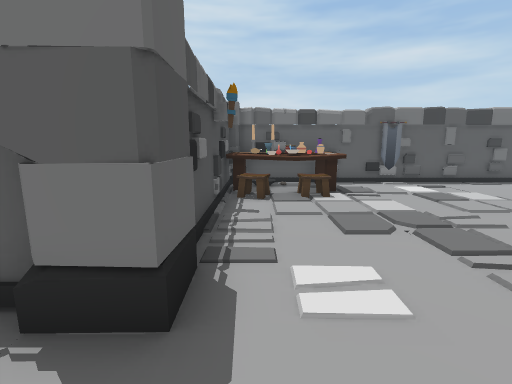
View 1 (above)

17 first-person views from a walk through a Unity game level. The camera is 1.5 m above the floor, tilts 10° down and sees 85° across. The floor is counted in squares, 1 m on a side. Each view is taken from the middle of a square. On the plan, view 1 faces up. The plan holds only what a view shows up to about 14 squares ahead; the rest is blank. The place goes on beyond the plan. The player is left out.

View 2
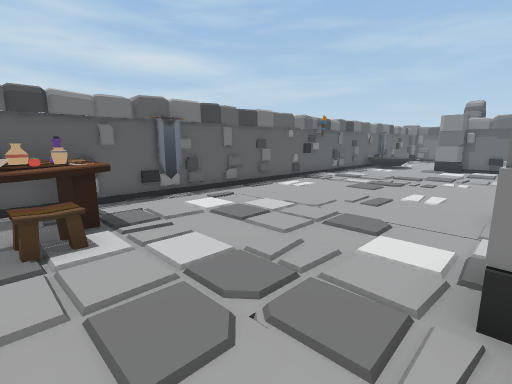

View 3
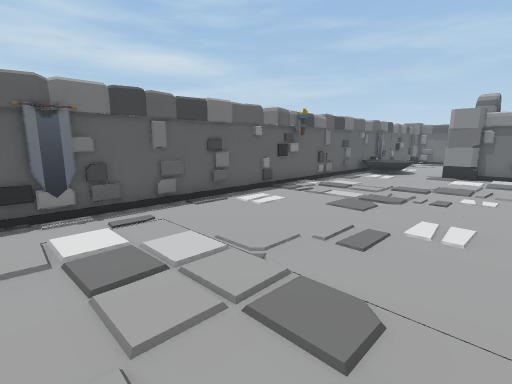

View 4
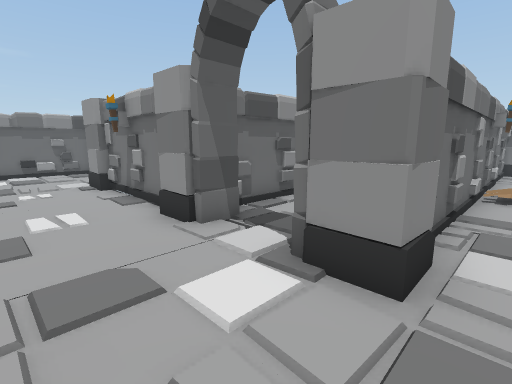

View 5
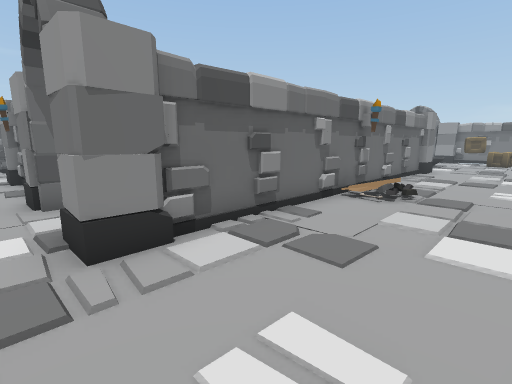

View 6
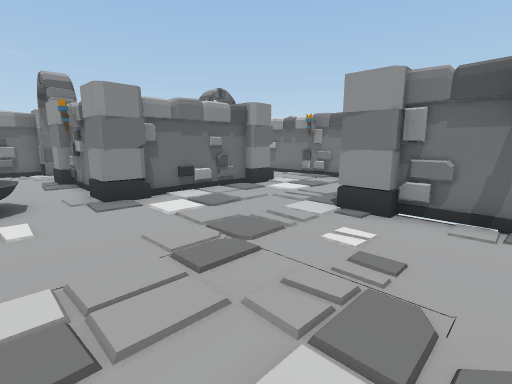

View 7
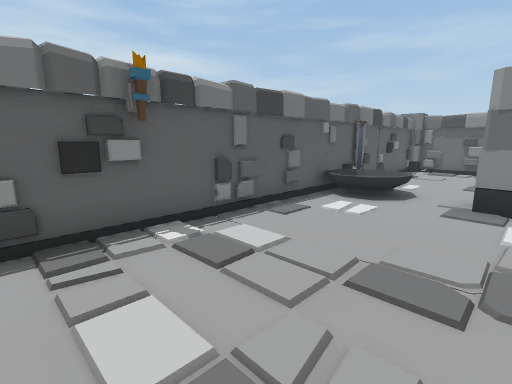

View 8
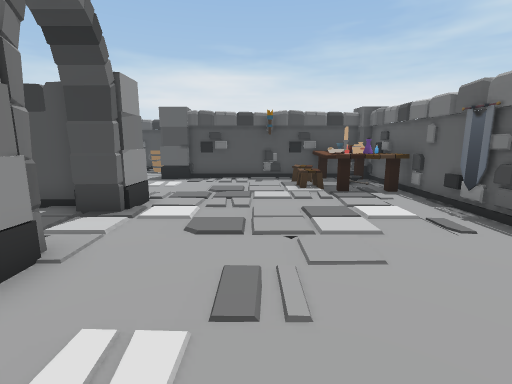

View 9
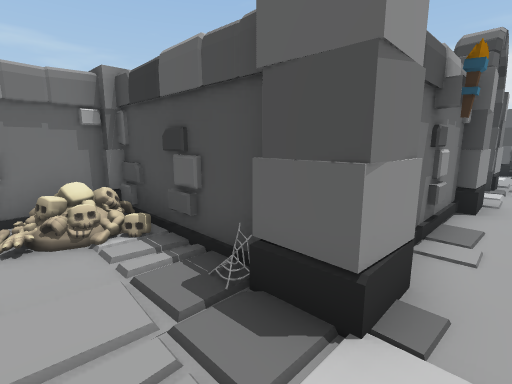

View 10
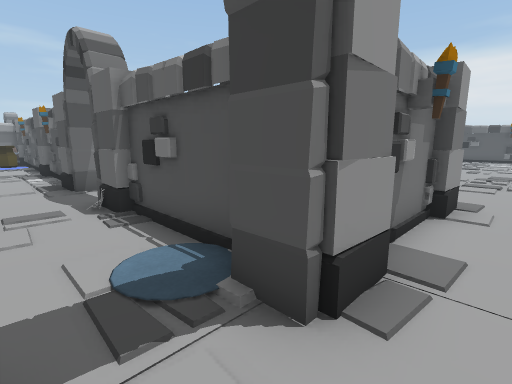

View 11
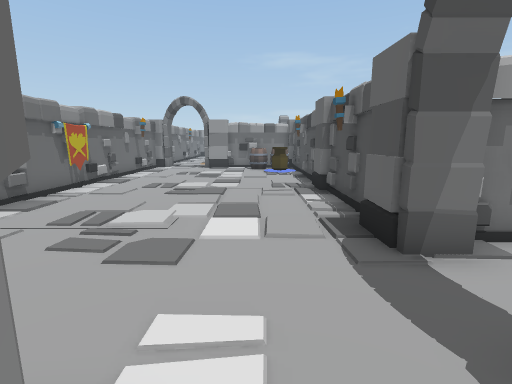

View 12
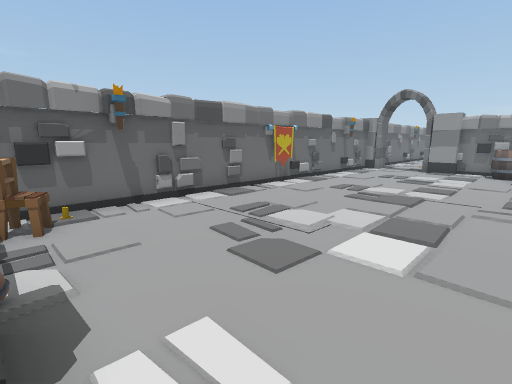

View 13
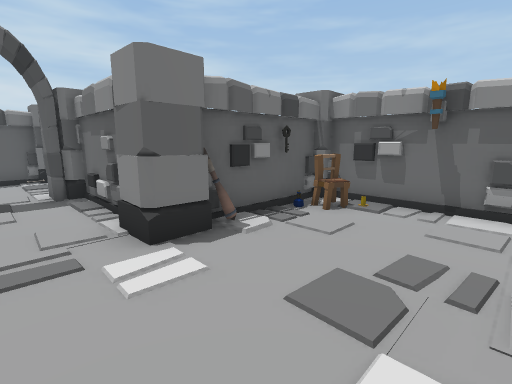

View 14
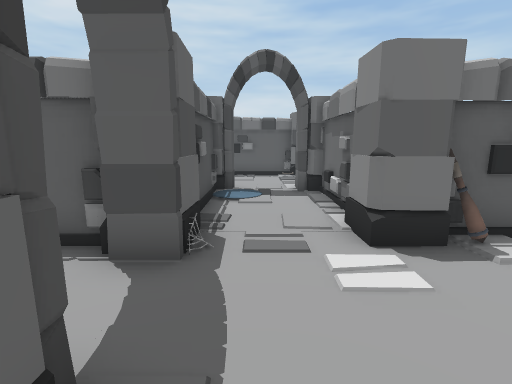

View 15
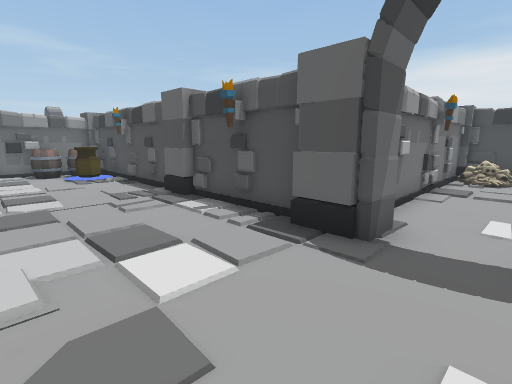

View 16
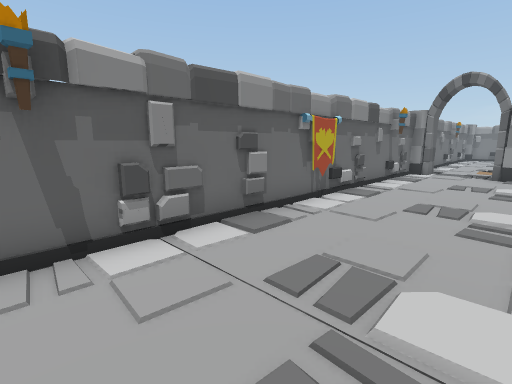

View 17
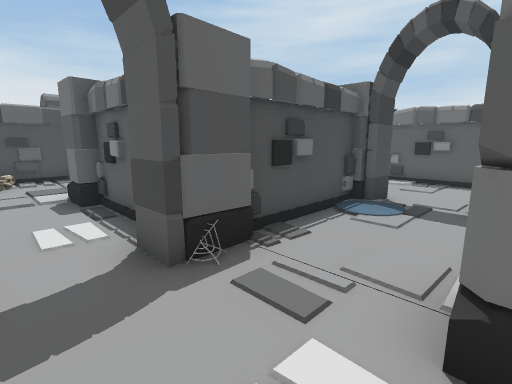

### Floor plan
Points are (right, up) in squares from view 1. A wall is a line through its corners. A room is listed if a view was taken in it or the views show most of it. See-through windows are left out.
Room 1 (views 1, 2, 3, 4, 5, 6, 7, 8, 9, 10)
walls: (8.8, 2.8) (13, 2.8); (13.8, 2) (13.8, -2.3) (18.4, -2.3); (18.7, 1.8) (18.7, 5.6); (-1, 10.4) (-1, 3.5); (19.8, 6.5) (22.5, 6.5); (4.1, -11.4) (4.1, 2.1); (27.1, 7.6) (27.1, 10.1); (26.8, 10.7) (-0.6, 10.7)
ways out: opening at (19.5, -0.5) to room 2; opening at (25.5, 7) to room 2; opening at (6, 3)
objects: other object (-3, 1); column (-2, 2) to (-1, 3); table (0, 8) to (3, 10); other object (0, 9); other object (1, 9); other object (1, 10); other object (2, 9) to (2, 10); column (4, -13) to (5, -12); column (4, 3); flag (5, 11); column (8, 3); column (14, 3); bones (15, -1) to (15, 0); other object (16, -1); column (18, 1) to (19, 1); column (18, 6) to (19, 7); bones (18, 9) to (20, 10); flag (21, 11); column (23, 6) to (23, 7)
Room 2 (views 11, 12, 13, 14, 15, 16, 17)
walls: (23.7, -3.4) (23.7, -6.5); (23.7, -8.4) (23.7, -14.5); (23.5, -1.6) (24, -1.6); (22.6, 1.1) (19.5, 1.1); (27.1, 2.9) (27.1, 7.6); (31.8, 1.5) (28, 1.5); (18.4, -2.3) (22.6, -2.3); (32.2, -14.5) (32.2, 1.3); (23.7, 5.9) (23.7, 2.4); (26.4, 6.4) (26.4, 6.9); (24.2, 6.9) (24.2, 5.8)
ways out: opening at (19.5, -0.5) to room 1; opening at (25.5, 7) to room 1
objects: column (23, -8) to (24, -7); column (23, -3) to (24, -2); column (23, 1) to (24, 2); barrel (25, -14); vase (25, -13); barrel (26, -14); column (27, 1) to (28, 2); column (27, 6) to (28, 7); other object (31, 0); other object (31, 1)

Positions as (right, up) in squares from view 1, and headings:
1: (0, 0), facing up
2: (1, 3), facing up-right
3: (4, 4), facing up-right
4: (3, 6), facing down-right
5: (0, 4), facing down-right
6: (11, 9), facing down-right
7: (11, 6), facing up-right
8: (11, 6), facing left
9: (16, 4), facing down-left
10: (26, 8), facing down-left
11: (26, 2), facing down
12: (25, 1), facing down-right
13: (25, -3), facing up-right
14: (25, -3), facing up
15: (28, 0), facing down-left
16: (28, -1), facing down-right
17: (27, -1), facing up-left
